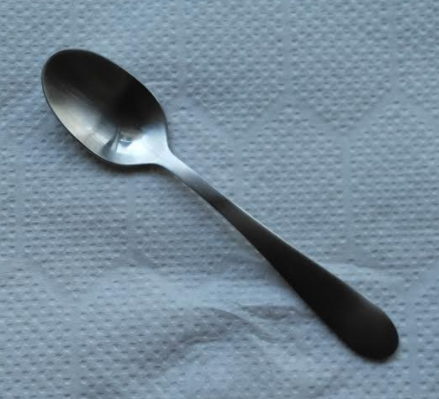
#> input picture images/test_2.png, 439 x 399 px
$ python pillow_gif.py
#> lines starting #> are read from the running program, lines starting #| are printed output that depends on the picture
from PIL import Image
image_path = '../images/test_2.png'
img = Image.open(image_path)
#> img is the input picture: PIL image 439x399 RGB; mean R, G, B 116.8, 136.1, 151
imgs = [img.rotate(i) for i in range(45,361,45)]
#> imgs = 8 items
imgs[0].save('../images/out_gif.gif', append_images=imgs[1:], save_all=True, duration=1000)
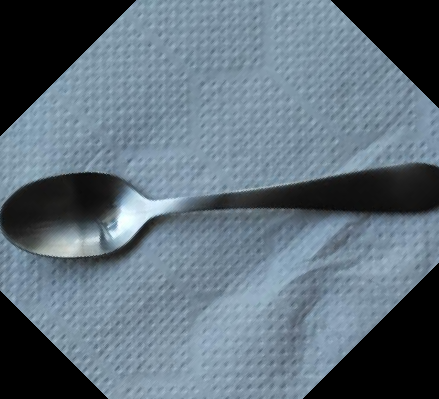
#> saved as out_gif.gif: PIL image 439x399 RGB; mean R, G, B 95.3, 110.8, 122.9
